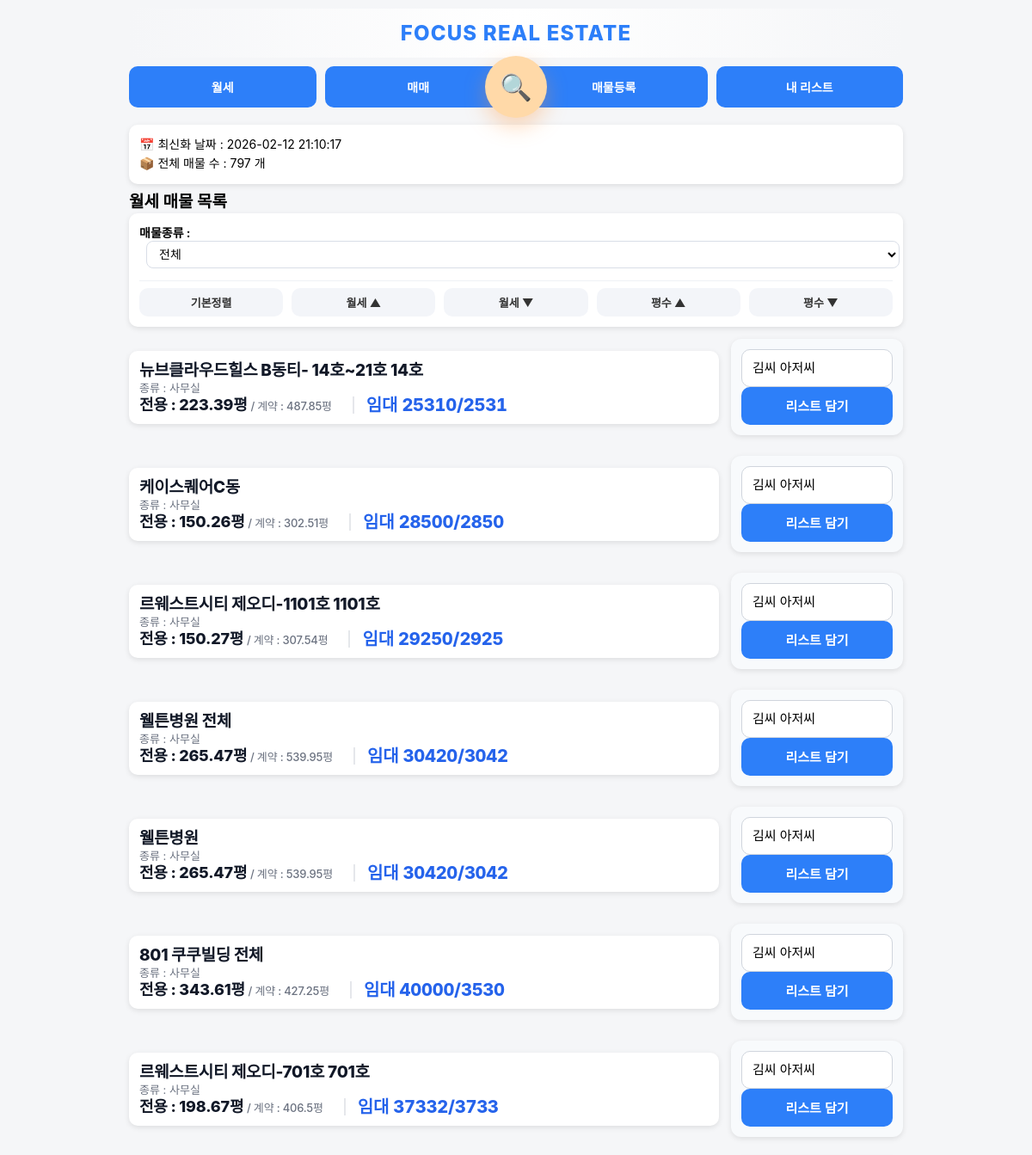
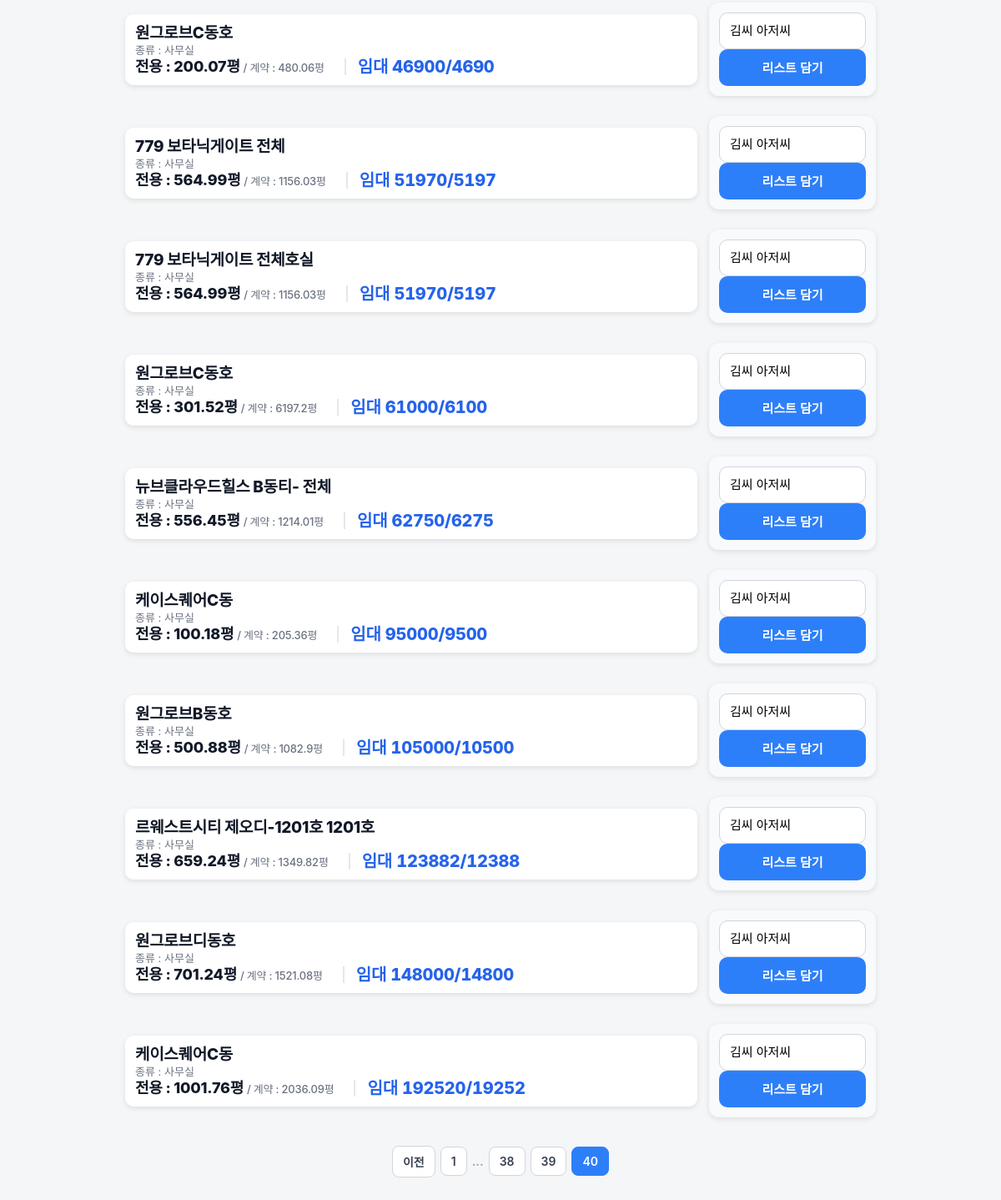
The app's page /?page=40&mode=rent&sort=&property_type= (signed in), older data (2 pictures, top to bottom).
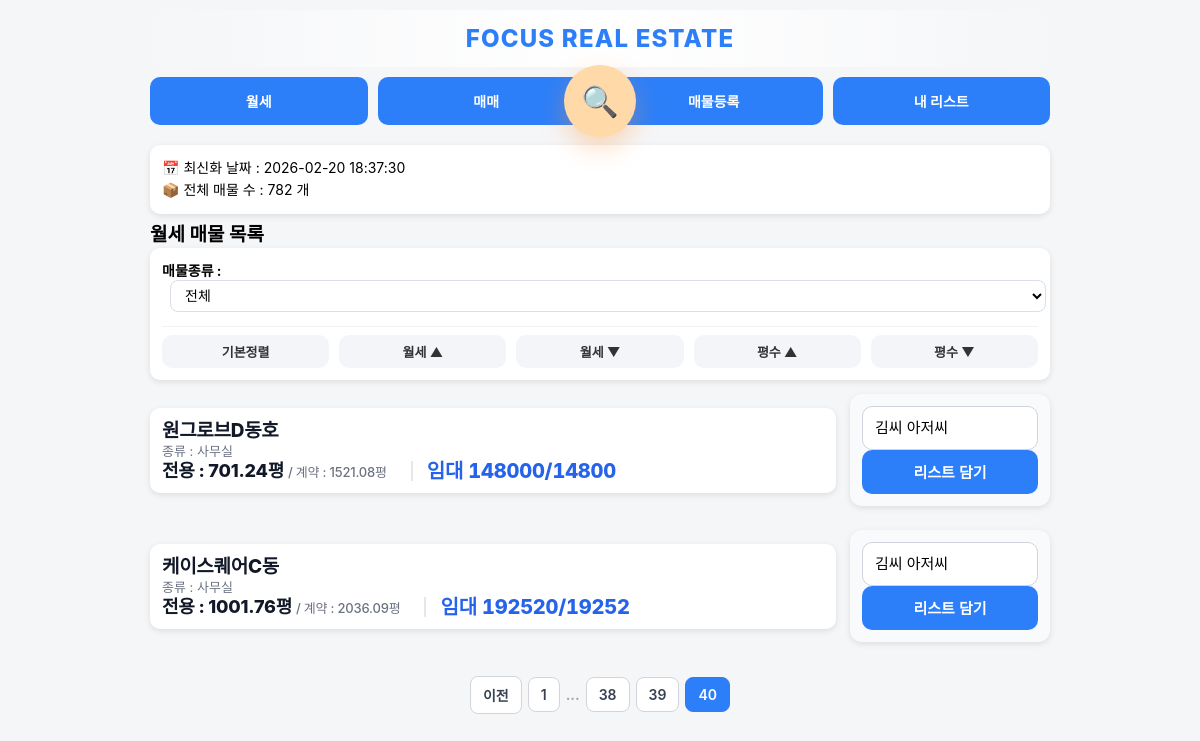
The same page, newer data.
### app.py (models this page shows)
class UploadLog(db.Model):
    id = db.Column(db.Integer, primary_key=True)
    upload_time = db.Column(db.String(50))

class Property(db.Model):
    status = db.Column(db.String(20), default='available')
    property_type = db.Column(db.String(50))
    id = db.Column(db.Integer, primary_key=True)
    building_name = db.Column(db.String(200))
    exclusive_area = db.Column(db.Float)
    contract_area = db.Column(db.Float)
    deposit = db.Column(db.Integer)
    rent = db.Column(db.Integer)
    sale_price = db.Column(db.Integer)
    category = db.Column(db.String(20))
    status = db.Column(db.String(20), default='available')
    private_memo = db.Column(db.Text)

### app.py (the view)
@app.route("/")
@login_required
def index():
    print("현재 로그인 상태:", current_user.is_authenticated)
    mode = request.args.get("mode", "rent")
    sort = request.args.get("sort", "")
    property_type = request.args.get("property_type", "")
    query = Property.query
    if property_type:
        query = query.filter(Property.property_type == property_type)
    if mode == "sale":
        query = query.filter_by(category="매매")
    else:
        query = query.filter_by(category="월세")
    if sort == "rent_asc":
        query = query.order_by(Property.rent.asc(), Property.deposit.asc())
    elif sort == "rent_desc":
        query = query.order_by(Property.rent.desc(), Property.deposit.desc())
    elif sort == "sale_asc":
        query = query.order_by(Property.sale_price.asc())
    elif sort == "sale_desc":
        query = query.order_by(Property.sale_price.desc())
    elif sort == "area_asc":
        query = query.order_by(Property.exclusive_area.asc())
    elif sort == "area_desc":
        query = query.order_by(Property.exclusive_area.desc())
    else:
        if mode == "rent":
            query = query.order_by(Property.rent.asc(), Property.deposit.asc())
        else:
            query = query.order_by(Property.sale_price.asc())
    page = request.args.get('page', 1, type=int)
    pagination = query.paginate(page=page, per_page=20, error_out=False)
    properties = pagination.items
    last_upload = UploadLog.query.order_by(UploadLog.id.desc()).first()
    upload_time = last_upload.upload_time if last_upload else "업로드 기록 없음"
    collections = Collection.query.all()
    existing_pairs = set(
        (item.property_id, item.collection_id)
        for item in CollectionItem.query.all()
    )
    thumb_map = {}
    for img in PropertyImage.query.order_by(PropertyImage.id.desc()).all():
        if img.property_id not in thumb_map:
            thumb_map[img.property_id] = []
        if len(thumb_map[img.property_id]) < 2:
            thumb_map[img.property_id].append(img.file_path)
    return render_template(
        "index.html",
        properties=properties,
        mode=mode,
        format_sale_price_korean=format_sale_price_korean,
        upload_time=upload_time,
        property_type=property_type,
        collections=collections,
        existing_pairs=existing_pairs,
        thumb_map=thumb_map,
        pagination=pagination
    )

### app.py (called while the page is built)
@login_manager.user_loader
def load_user(user_id):
    return User.query.get(int(user_id))

### templates/index.html (shortened to what this page needs)
{% extends "base.html" %}
{% block content %}
<div class="card info-box">
    <div>📅 최신화 날짜 : {{ upload_time }}</div>
    <div>📦 전체 매물 수 : {{ pagination.total }} 개</div>
</div>
{% if mode == "sale" %}
<h2>매매 매물 목록</h2>
{% else %}
<h2>월세 매물 목록</h2>
{% endif %}
<div class="card">
<form method="get">
    <div class="filter-row">
        <strong>매물종류 :</strong>
        <select name="property_type" onchange="this.form.submit()">
            <option value="" {% if not property_type %}selected{% endif %}>전체</option>
        </select>
    </div>
</form>
<div class="sort-buttons">
    <a href="/?mode={{ mode }}&property_type={{ property_type }}">기본정렬</a>
    {% if mode == "sale" %}
        <a href="/?mode=sale&sort=sale_asc&property_type={{ property_type }}">매매가 ▲</a>
        <a href="/?mode=sale&sort=sale_desc&property_type={{ property_type }}">매매가 ▼</a>
    {% else %}
        <a href="/?mode=rent&sort=rent_asc&property_type={{ property_type }}">월세 ▲</a>
        <a href="/?mode=rent&sort=rent_desc&property_type={{ property_type }}">월세 ▼</a>
    {% endif %}
    <a href="/?mode={{ mode }}&sort=area_asc&property_type={{ property_type }}">평수 ▲</a>
    <a href="/?mode={{ mode }}&sort=area_desc&property_type={{ property_type }}">평수 ▼</a>
</div>
</div>
{% for p in properties %}
<div class="detail-row">
    <div class="card property-card {{ p.property_type }}" onclick="location.href='/property/{{ p.id }}'">
        <div class="card-left">
            <div class="title">{{ p.building_name }}</div>
            <div class="detail">
                종류 : {{ p.property_type }}
            </div>
            <div class="detail-line">
    <div class="area-text">
    <span class="area-main">전용 : {{ p.exclusive_area }}평</span>
    <span class="area-sub"> / 계약 : {{ p.contract_area }}평</span>
</div>
    <span class="price-inline">
    {% if p.category == "매매" %}
        매매 {{ format_sale_price_korean(p.sale_price) }}
    {% else %}
        임대 {{ p.deposit }}/{{ p.rent }}
    {% endif %}
    </span>
</div>
        </div>
    </div>
    <form method="POST" action="/add_to_collection" class="ajax-form card action-card">
    <select name="collection_id" class="collection-select">
        {% for c in collections %}
            <option value="{{ c.id }}"
    {% if existing_pairs and (p.id, c.id) in existing_pairs %}data-added="true"{% endif %}>
    {{ c.title }}
</option>
        {% endfor %}
    </select>
    <button type="submit" class="add-btn">
</button>
</form>
</div>
{% endfor %}
<div class="pagination">
    {% if pagination.has_prev %}
        <a href="{{ url_for('index', page=pagination.prev_num, mode=request.args.get('mode', 'rent'), sort=request.args.get('sort', ''), property_type=request.args.get('property_type', '')) }}" class="page-btn">이전</a>
    {% endif %}
    {% for p in pagination.iter_pages(left_edge=1, right_edge=1, left_current=2, right_current=2) %}
        {% if p %}
            {% if p == pagination.page %}
                <span class="page-btn active">{{ p }}</span>
            {% else %}
                <a href="{{ url_for('index', page=p, mode=request.args.get('mode', 'rent'), sort=request.args.get('sort', ''), property_type=request.args.get('property_type', '')) }}" class="page-btn">{{ p }}</a>
            {% endif %}
        {% else %}
            <span class="page-dots">...</span>
        {% endif %}
    {% endfor %}
</div>
{% endblock %}

Row changes from the older to the newer data that the page shows:
no longer on this page (row unchanged): UploadLog: upload_time "2026-02-12 21:10:17"
no longer on this page (row edited): Property: building_name "뉴브클라우드힐스 B동티- 14호~21호 14호", property_type "사무실", exclusive_area "223.39", contract_area "487.85", deposit "25310", rent "2531"
no longer on this page (row edited): Property: building_name "케이스퀘어C동", property_type "사무실", exclusive_area "150.26", contract_area "302.51", deposit "28500", rent "2850"
no longer on this page (row edited): Property: building_name "르웨스트시티 제오디-1101호 1101호", property_type "사무실", exclusive_area "150.27", contract_area "307.54", deposit "29250", rent "2925"
no longer on this page (row edited): Property: building_name "웰튼병원 전체", property_type "사무실", exclusive_area "265.47", contract_area "539.95", deposit "30420", rent "3042"
no longer on this page (row edited): Property: building_name "웰튼병원", property_type "사무실", exclusive_area "265.47", contract_area "539.95", deposit "30420", rent "3042"
no longer on this page (row edited): Property: building_name "801 쿠쿠빌딩 전체", property_type "사무실", exclusive_area "343.61", contract_area "427.25", deposit "40000", rent "3530"
no longer on this page (row edited): Property: building_name "르웨스트시티 제오디-701호 701호", property_type "사무실", exclusive_area "198.67", contract_area "406.5", deposit "37332", rent "3733"
no longer on this page (row edited): Property: building_name "원그로브C동호", property_type "사무실", exclusive_area "200.07", contract_area "480.06", deposit "46900", rent "4690"
no longer on this page (row edited): Property: building_name "779 보타닉게이트 전체", property_type "사무실", exclusive_area "564.99", contract_area "1156.03", deposit "51970", rent "5197"
no longer on this page (row edited): Property: building_name "779 보타닉게이트 전체호실", property_type "사무실", exclusive_area "564.99", contract_area "1156.03", deposit "51970", rent "5197"
no longer on this page (row edited): Property: building_name "원그로브C동호", property_type "사무실", exclusive_area "301.52", contract_area "6197.2", deposit "61000", rent "6100"
no longer on this page (row edited): Property: building_name "뉴브클라우드힐스 B동티- 전체", property_type "사무실", exclusive_area "556.45", contract_area "1214.01", deposit "62750", rent "6275"
no longer on this page (row edited): Property: building_name "케이스퀘어C동", property_type "사무실", exclusive_area "100.18", contract_area "205.36", deposit "95000", rent "9500"
no longer on this page (row edited): Property: building_name "원그로브B동호", property_type "사무실", exclusive_area "500.88", contract_area "1082.9", deposit "105000", rent "10500"
no longer on this page (row edited): Property: building_name "르웨스트시티 제오디-1201호 1201호", property_type "사무실", exclusive_area "659.24", contract_area "1349.82", deposit "123882", rent "12388"
no longer on this page (row edited): Property: building_name "원그로브디동호", property_type "사무실", exclusive_area "701.24", contract_area "1521.08", deposit "148000", rent "14800"
added UploadLog: upload_time "2026-02-20 18:37:30"
now on this page (row edited): Property: building_name "원그로브D동호", property_type "사무실", exclusive_area "701.24", contract_area "1521.08", deposit "148000", rent "14800"
Text that changed along with them:
{{ pagination.total }}: "797" → "782"
